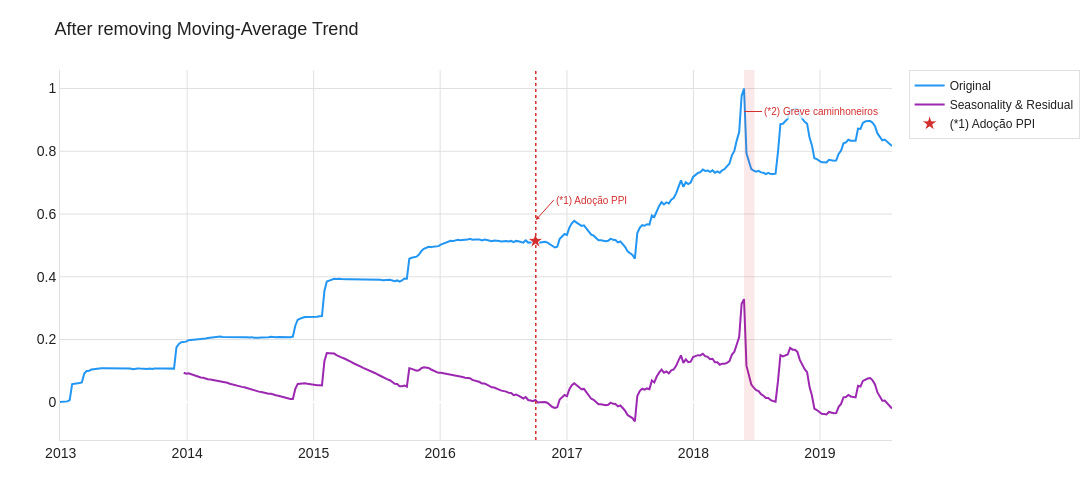

The notebook cell this image was saved under:
### Code cell
train_scaled_trend_ma = train_scaled.rolling(window=period).mean()
train_scaled_sr_ma = train_scaled - train_scaled_trend_ma

plot_series(
    (train_scaled, "Original", PPT_COLORS["train"]),
    (train_scaled_sr_ma, "Seasonality & Residual", PPT_COLORS["season"]),
    title="After removing Moving-Average Trend",
    save_name="04_sr_ma",
)

### Figure 1 — Plotly figure (JSON) as saved in the notebook; plotly's stock layout.template omitted (floating-point values rounded to 4 significant figures; data arrays with more than 128 entries replaced by an {"elided": "..."} marker saying what was removed)
{"data": [{"line": {"color": "#2196F3", "width": 2}, "mode": "lines", "name": "Original", "type": "scatter", "x": {"elided": "344 str values"}, "y": {"elided": "344 float values"}}, {"line": {"color": "#9C27B0", "width": 2}, "mode": "lines", "name": "Seasonality & Residual", "type": "scatter", "x": {"elided": "344 str values"}, "y": {"elided": "344 float values"}}, {"hoverinfo": "text", "hovertext": "Out/2016 — Petrobras adota PPI (Preço de Paridade de Importação): preços passam a seguir Brent + câmbio", "marker": {"color": "#D32F2F", "line": {"color": "white", "width": 1}, "size": 12, "symbol": "star"}, "mode": "markers", "name": "(*1) Adoção PPI", "showlegend": true, "type": "scatter", "x": ["2016-10-02T00:00:00"], "y": [0.5143]}], "layout": {"annotations": [{"arrowcolor": "#D32F2F", "arrowhead": 2, "arrowsize": 0.8, "arrowwidth": 1, "ax": 18, "ay": -20, "bgcolor": "rgba(255,255,255,0.75)", "font": {"color": "#D32F2F", "size": 10}, "hovertext": "Out/2016 — Petrobras adota PPI (Preço de Paridade de Importação): preços passam a seguir Brent + câmbio", "showarrow": true, "text": "(*1) Adoção PPI", "x": "2016-10-03T00:00:00", "xanchor": "left", "xref": "x", "y": 0.5943, "yref": "paper"}, {"arrowcolor": "#D32F2F", "arrowhead": 0, "arrowwidth": 1, "ax": 18, "ay": 0, "bgcolor": "rgba(255,255,255,0.75)", "font": {"color": "#D32F2F", "size": 10}, "hovertext": "27/05–26/06/2018 — Greve dos caminhoneiros: vendas de diesel reduziram ~30%", "showarrow": true, "text": "(*2) Greve caminhoneiros", "x": "2018-05-27T00:00:00", "xanchor": "left", "xref": "x", "y": 0.8879, "yref": "paper"}], "font": {"color": "#212121", "family": "Arial", "size": 14}, "height": 500, "legend": {"bgcolor": "rgba(255,255,255,0.9)", "bordercolor": "#E0E0E0", "borderwidth": 1, "font": {"size": 12}}, "margin": {"b": 60, "l": 60, "r": 40, "t": 70}, "paper_bgcolor": "#FFFFFF", "plot_bgcolor": "#FFFFFF", "shapes": [{"line": {"color": "#D32F2F", "dash": "dot", "width": 1.5}, "type": "line", "x0": "2016-10-03T00:00:00", "x1": "2016-10-03T00:00:00", "xref": "x", "y0": 0, "y1": 1, "yref": "paper"}, {"fillcolor": "rgba(211,47,47,0.10)", "line": {"width": 0}, "type": "rect", "x0": "2018-05-27T00:00:00", "x1": "2018-06-26T00:00:00", "xref": "x", "y0": 0, "y1": 1, "yref": "paper"}], "title": {"font": {"color": "#212121", "size": 18}, "text": "After removing Moving-Average Trend"}, "width": 1200, "xaxis": {"gridcolor": "#E0E0E0", "linecolor": "#E0E0E0", "showgrid": true}, "yaxis": {"gridcolor": "#E0E0E0", "linecolor": "#E0E0E0", "showgrid": true}}}
